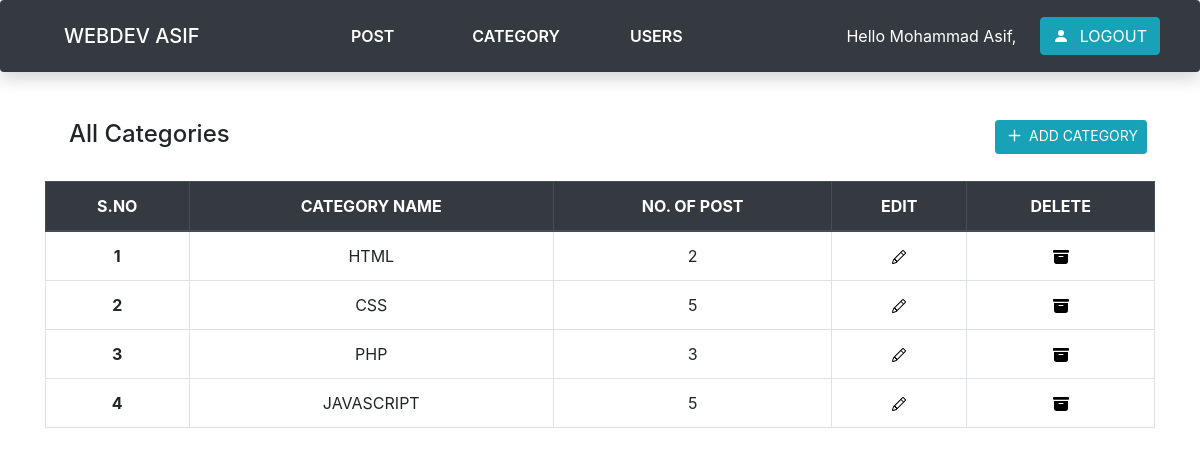
The app's page /admin/category.php (signed in) with its own data.
### tables this page shows
CREATE TABLE `category` (
  `category_id` int(255) NOT NULL,
  `category_name` varchar(255) NOT NULL,
  `no_of_post` int(255) NOT NULL,
  `category_datetime` datetime NOT NULL DEFAULT current_timestamp()
);

### admin/category.php (the view, shortened to what this page needs)
<?php
include 'header.php';
?>
<div class="container my-3">
    <div class="row">
        <div class="col-10">
            <h4 class="ml-4">All Categories</h4>
        </div>
        <div class="col-2">
            <a href="add-category.php" class="btn btn-info btn-sm " role="button" aria-pressed="true">ADD CATEGORY</a>
        </div>
    </div>
    <?php
require 'db_connect.php';
  $sql = "SELECT * FROM `category` ORDER BY category_id DESC";
  $result = mysqli_query($conn,$sql);
  $num = mysqli_num_rows($result);
  if($num > 0){
?>
    <table class="table  table-hover  table-bordered my-4">
        <thead class="thead-dark text-center">
            <tr>
                <th scope="col">S.NO</th>
                <th scope="col">CATEGORY NAME</th>
                <th scope="col">NO. OF POST</th>
                <th scope="col">EDIT</th>
                <th scope="col">DELETE</th>
            </tr>
        </thead>
        <tbody>
        <?php
        $sno = 0;
           while($row = mysqli_fetch_assoc($result)){
                   $sno = $sno+1;
        ?>
            <tr>
                <th class="text-center"><?php echo $sno; ?></th>
                <td class="text-center"><?php echo $row['category_name']; ?></td>
                <td class="text-center"><?php echo $row['no_of_post']; ?></td>
                <td class="text-center">
                    <a href="edit-category.php?id=<?php echo $row['category_id']; ?>">
                    </a>
                </td>
                <td class="text-center"><a href="delete-category.php?id=<?php echo $row['category_id']; ?>"></a></td>
            </tr>
            <?php
  }
             }
            ?>
        </tbody>
    </table>
</div>

### admin/category.php (style rules this page uses)
.svgAction { color: black; }
#addSvg { margin-right: 4px; margin-bottom: 3px; }

### records on screen
category: category_name "HTML", no_of_post "2"
category: category_name "CSS", no_of_post "5"
category: category_name "PHP", no_of_post "3"
category: category_name "JAVASCRIPT", no_of_post "5"

### other values on screen
$_SESSION["user_fullname"] "Mohammad Asif"
